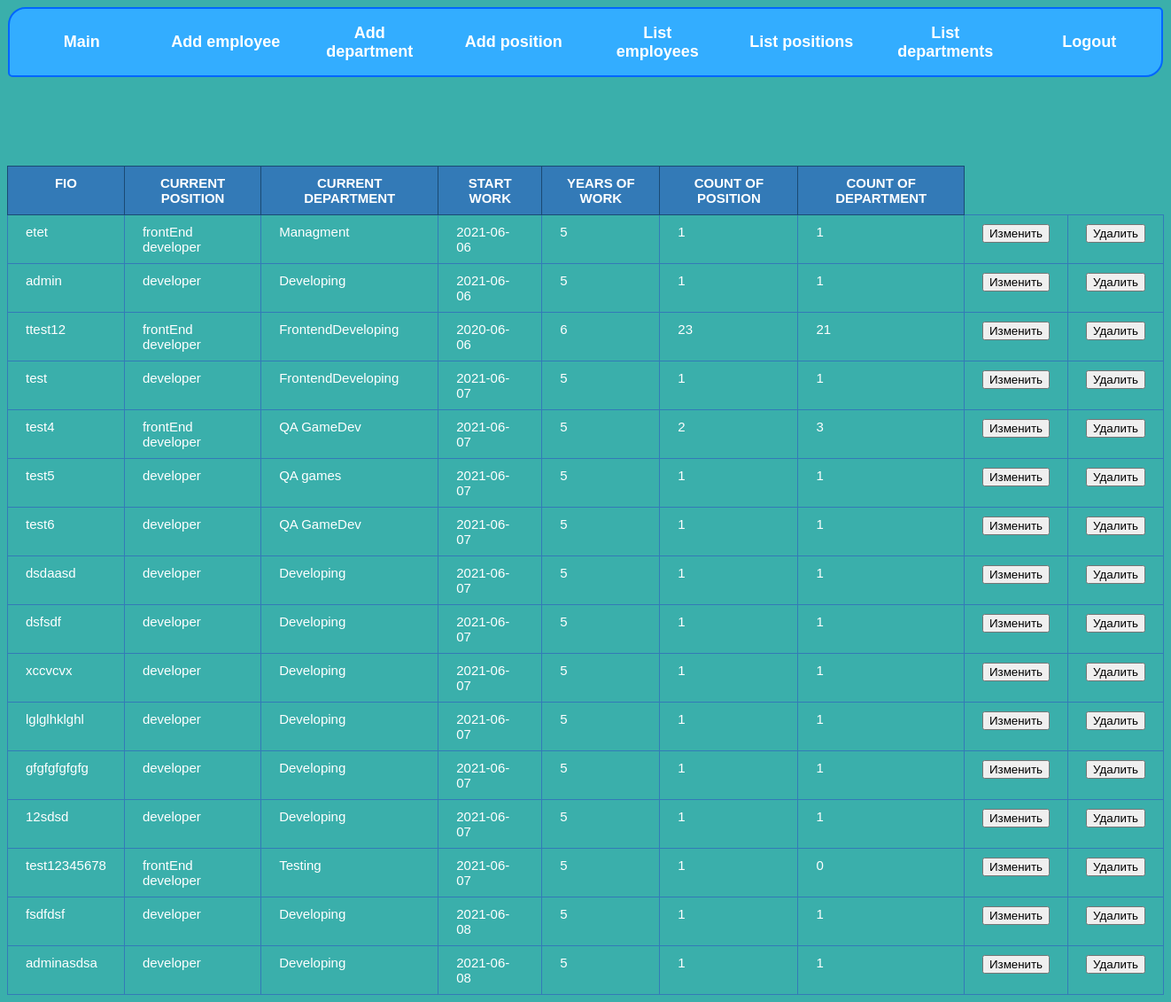
Before: /employees (signed in) with the older database file.
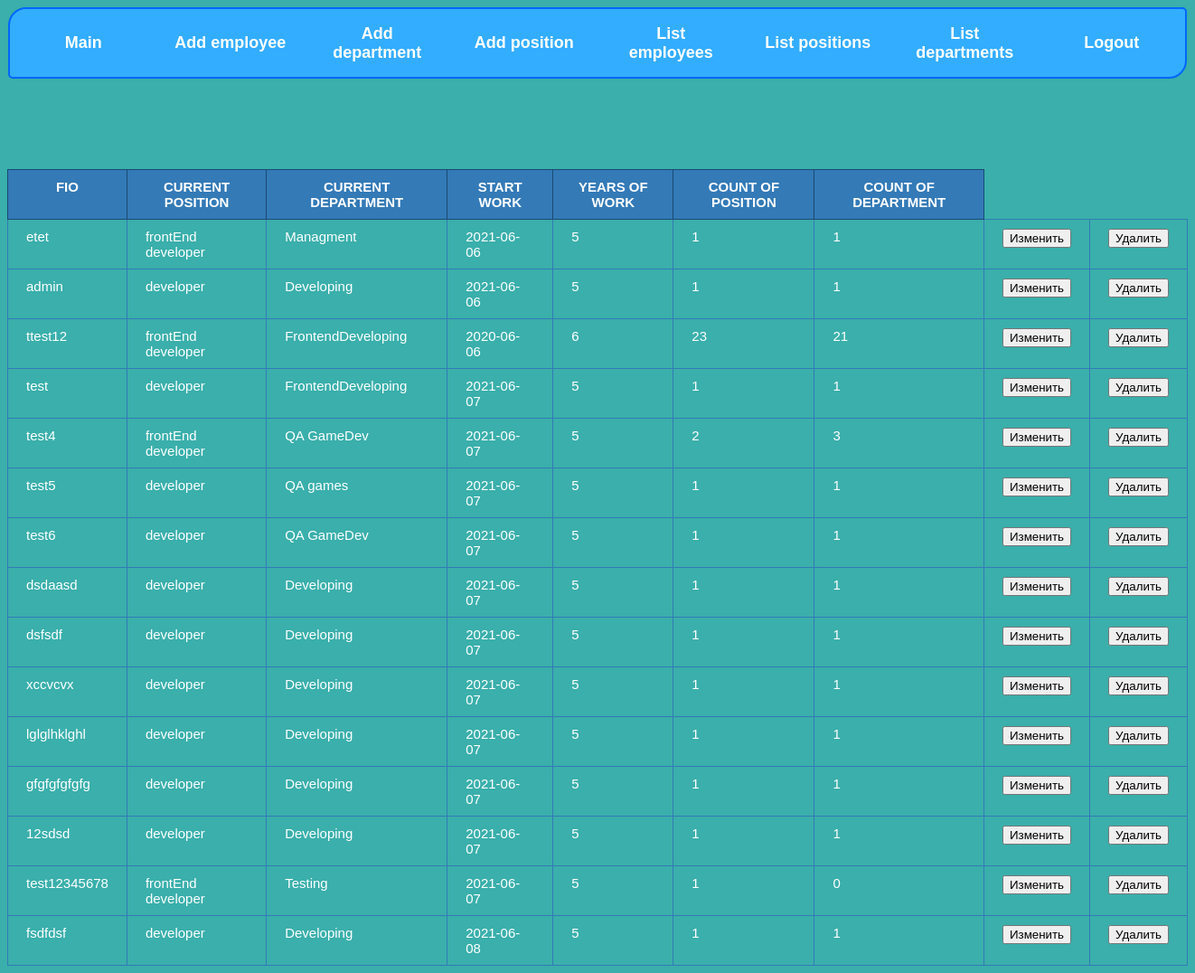
After: the same page with the newer database file.
### tables this page shows
CREATE TABLE employee (id integer PRIMARY KEY AUTOINCREMENT, fio varchar (255) NOT NULL, position_id integer REFERENCES position (id) ON DELETE SET NULL, department_id id integer REFERENCES department (id) ON DELETE SET NULL, date_start DATE);

CREATE TABLE position (id integer primary key autoincrement, position_name varchar(255) not null, description text not null);

CREATE TABLE department (id integer PRIMARY KEY AUTOINCREMENT, department_name varchar (255) NOT NULL, parent_id integer);

### app/routes.py (the view)
@app.route('/employees')
@login_required
def list_employees() -> Response:
    result_join = new_db.select_requests('SELECT employee.id, employee.fio, department.department_name, '
                                         'position.position_name, employee.date_start, '
                                         'CASE WHEN count_dep IS NULL THEN 1 WHEN count_dep IS NOT NULL '
                                         'THEN count_dep end as count_dep, '
                                         'CASE WHEN count_pos IS NULL THEN 1 WHEN count_pos IS NOT NULL '
                                         'THEN count_pos end as count_pos, '
                                         'date("now") - date_start as diff_year FROM employee '
                                         'INNER JOIN department ON employee.department_id = department.id '
                                         'INNER JOIN position on employee.position_id = position.id '
                                         'LEFT JOIN count_dep_pos_employee ON '
                                         'employee.id = count_dep_pos_employee.employee_id')
    return render_template('list view/list_employees.html', year=date.today(), result_join=result_join)

### app/db.py (called while the page is built)
def get_db():
    if 'db' not in g:
        g.db = sqlite3.connect(
            current_app.config['DATABASE'],
            detect_types=sqlite3.PARSE_DECLTYPES
        )
        g.db.row_factory = sqlite3.Row
    return g.db

@app.teardown_appcontext
def close_connection(exception):
    db = getattr(g, '_database', None)
    if db is not None:
        db.close()

def select_requests(command: str) -> typing.List[sqlite3.Row]:
    data = get_db()
    select = data.execute(command).fetchall()
    return select

### app/routes.py (called while the page is built)
def login_required(view: typing.Any) -> typing.Any:
    @functools.wraps(view)
    def wrapped_view(**kwargs):
        if g.user is None:
            return redirect('/login')
        return view(**kwargs)
    return wrapped_view

@app.before_request
def load_logged_in_user():
    user_id = session.get('user_id')
    if user_id is None:
        g.user = None
    else:
        g.user = new_db.get_db().execute(
            'SELECT * FROM user WHERE id = ?', (user_id,)
        ).fetchone()

### app/templates/list view/list_employees.html
{% extends 'main.html' %}
    {% block static %}
        <link rel="stylesheet" href="{{ url_for('static', filename='table.css') }}">
    {% endblock %}
{% block content %}
<table class="resp-tab">
    <thead>
    <tr>
        <th>fio</th>
        <th>current position</th>
        <th>current department</th>
        <th>start work</th>
        <th>years of work</th>
        <th>count of position</th>
        <th>count of department</th>
    </tr>
    </thead>
    {% for field in result_join %}
    <tbody>
    <tr>
        <td>{{ field['fio'] }}</td>
        <td>{{ field['position_name'] }}</td>
        <td>{{ field['department_name'] }}</td>
        <td>{{ field['date_start'] }}</td>
        <td>{{ field['diff_year'] }}</td>
        <td>{{ field['count_pos'] }}</td>
        <td>{{ field['count_dep'] }}</td>
        <td>
            <button><a href="{{ url_for('update_employee', employee_id=field['id']) }}">Изменить</a></button>
        </td>
        <td>
            <button class="test"><a href="{{ url_for('delete_employee', employee_id=field['id']) }}">Удалить</a></button>
        </td>
    </tr>
    </tbody>
    {% endfor %}
</table>
{% endblock %}

### app/templates/main.html (shortened to what this page needs)
<!DOCTYPE html>
<html lang="en">
<head>
        <link rel="stylesheet" href="{{ url_for('static', filename='style.css') }}">
    {% block static %}
    {% endblock %}
</head>
<body>
<ul id="navbar">
  <li><a href="{{ url_for('index') }}">Main</a></li>
  <li><a href="{{ url_for('add_employee') }}">Add employee</a></li>
  <li><a href="{{ url_for('add_department') }}">Add department</a></li>
  <li><a href="{{ url_for('add_position') }}">Add position</a></li>
  <li><a href="{{ url_for('list_employees') }}">List employees</a></li>
  <li><a href="{{ url_for('list_positions') }}">List positions</a></li>
  <li><a href="{{ url_for('list_departments') }}">List departments</a></li>
    <li><a href="{{ url_for('logout') }}">Logout</a></li>
</ul>
{% block content %}
{% endblock %}
</body>
</html>

### app/static/style.css (style rules this page uses)
body { font: normal 18px sans-serif; background: #3AAFAB; color: #fff; padding: 5 0px 0; }
#navbar { margin: 0 auto; padding: 0; list-style-type: none; display: flex; justify-content: space-around; align-items: center; margin-bottom: 100px; }
#navbar li { display: inline; }
#navbar { padding: 0; list-style-type: none; border: 2px solid #0066FF; border-radius: 20px 5px; width: 1300px; height: 75px; text-align: center; background-color: #33ADFF; }
#navbar a { color: #fff; padding: 5px 10px; text-decoration: none; font-weight: bold; display: inline-block; width: 130px; }

### app/static/table.css (style rules this page uses)
.resp-tab { border-radius: 5px; font-weight: normal; border: none; border-collapse: collapse; width: 100%; max-width: 100%; }
.resp-tab th, .resp-tab td { padding: 10px 20px; font-size: 15px; border: none; font-family: Verdana, sans-serif; border: 1px solid #337AB7; vertical-align: top; }
.resp-tab th { color: #FFF; background: #337AB7; font-weight: bold; border: 1px solid #1a4a73; text-transform: uppercase; text-align: center; }
a:visited, a:link { text-decoration: None; color: black; }

Changed rows visible on the page:
removed employee: fio "adminasdsa", position_name "developer", department_name "Developing", date_start "2021-06-08", diff_year "5", count_pos "1", count_dep "1"
